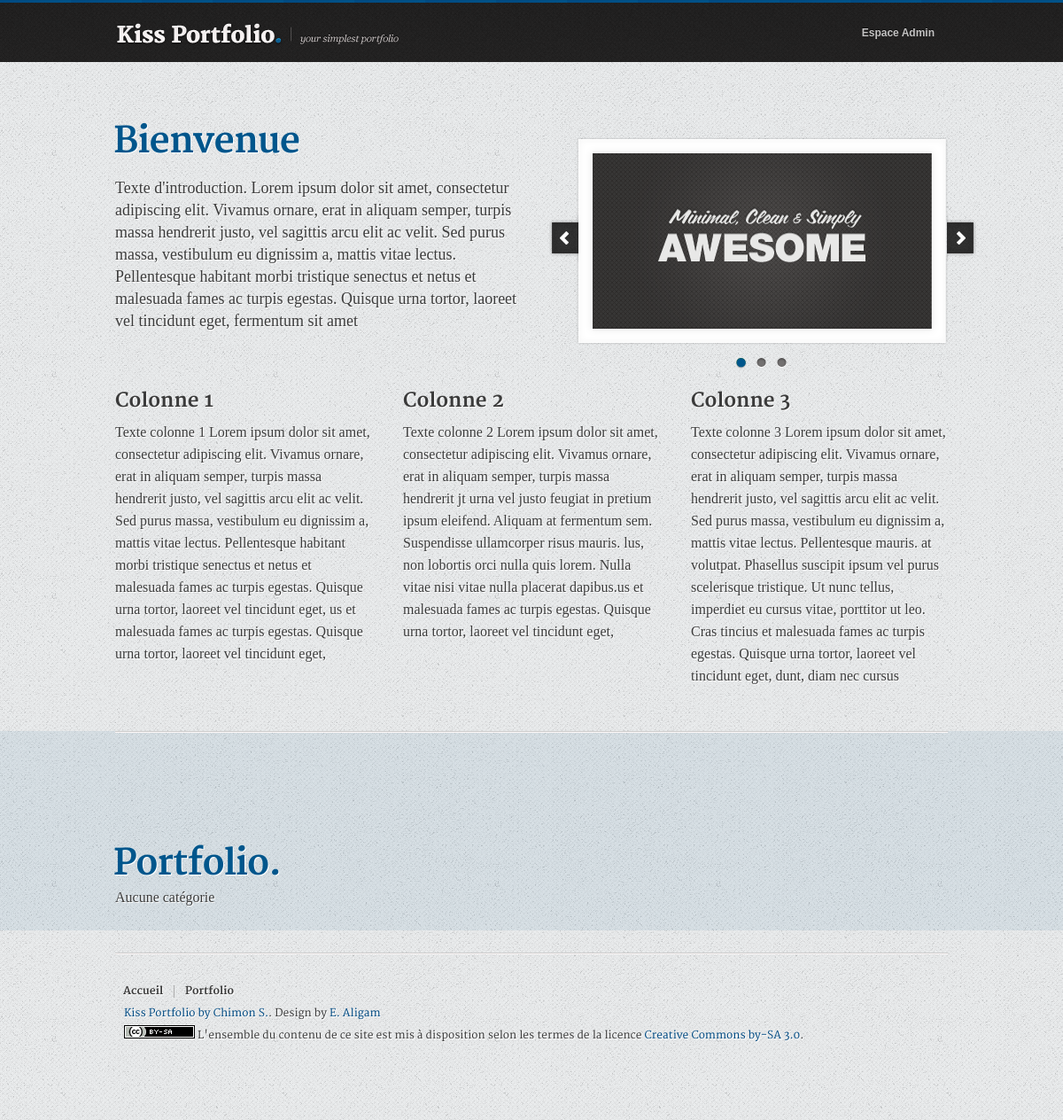
Before: / with the older database file.
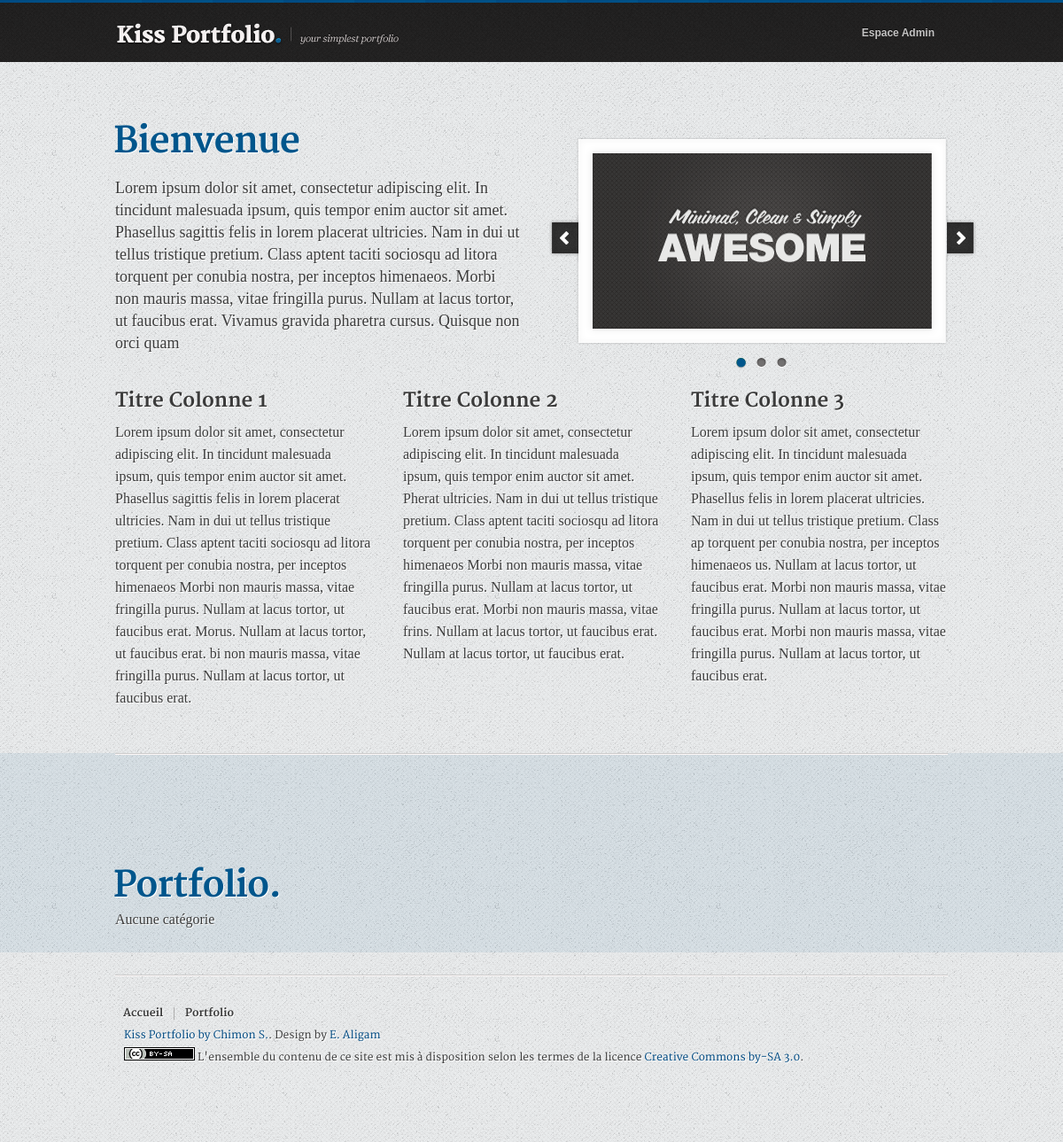
After: the same page with the newer database file.
### tables this page shows
CREATE TABLE "accueil" (
  "titre" varchar(255) ,
  "intro" varchar(255) ,
  "titre_colonne1" varchar(255) ,
  "texte_colonne1" varchar(255) ,
  "titre_colonne2" varchar(255) ,
  "texte_colonne2" varchar(255) ,
  "titre_colonne3" varchar(255),
  "texte_colonne3" varchar(255)
, "legende_image_1" VARCHAR, "legende_image_2" VARCHAR, "legende_image_3" VARCHAR, "url_image_1" VARCHAR, "url_image_2" VARCHAR, "url_image_3" VARCHAR);

### m/Bdd.php (called while the page is built, shortened)
<?php
class medoo
{
	protected $database_type = 'sqlite';
	public function __construct($database_name){try{$type=strtolower($this->database_type);switch($type){case 'mysql':case 'pgsql':$this->pdo=new PDO($type.':host='.$this->server.';dbname='.$database_name,$this->username,$this->password);break;case 'mssql':case 'sybase':$this->pdo=new PDO($type.':host='.$this->server.';dbname='.$database_name.','.$this->username.','.$this->password);break;case 'sqlite':$this->pdo=new PDO($type.':'.$database_name);break;}}catch(PDOException $e){echo $e->getMessage();}}public function query($query){$this->queryString=$query;return $this->pdo->query($query);}public function exec($query){$this->queryString=$query;return $this->pdo->exec($query);}public function quote($string){return $this->pdo->quote($string);}protected function array_quote($array){$temp=array();foreach($array as $value){$temp[]=is_int($value)?$value:$this->pdo->quote($value);}return implode($temp,',');}protected function inner_conjunct($data,$conjunctor,$outer_conjunctor){$haystack=array();foreach($data as $value){$haystack[]='('.$this->data_implode($value,$conjunctor).')';}return implode($outer_conjunctor.' ',$haystack);}protected function data_implode($data,$conjunctor,$outer_conjunctor=null){$wheres=array();foreach($data as $key=>$value){if(($key=='AND'||$key=='OR')&&is_array($value)){$wheres[]=0!==count(array_diff_key($value,array_keys(array_keys($value))))?'('.$this->data_implode($value,' '.$key).')':'('.$this->inner_conjunct($value,' '.$key,$conjunctor).')';}else{preg_match('/([\w]+)(\[(\>|\>\=|\<|\<\=|\!|\<\>)\])?/i',$key,$match);if(isset($match[3])){if($match[3]==''||$match[3]=='!'){$wheres[]=$match[1].' '.$match[3].'= '.$this->quote($value);}else{if($match[3]=='<>'){if(is_array($value)&&is_numeric($value[0])&&is_numeric($value[1])){$wheres[]=$match[1].' BETWEEN '.$value[0].' AND '.$value[1];}}else{if(is_numeric($value)){$wheres[]=$match[1].' '.$match[3].' '.$value;}}}}else{if(is_int($key)){$wheres[]=$this->quote($value);}else{$wheres[]=is_array($value)?$match[1].' IN ('.$this->array_quote($value).')':$match[1].' = '.$this->quote($value);}}}}return implode($conjunctor.' ',$wheres);}public function where_clause($where){$where_clause='';if(is_array($where)){$single_condition=array_diff_key($where,array_flip(array('AND','OR','GROUP','ORDER','HAVING','LIMIT','LIKE','MATCH')));if($single_condition!=array()){$where_clause=' WHERE '.$this->data_implode($single_condition,'');}if(isset($where['AND'])){$where_clause=' WHERE '.$this->data_implode($where['AND'],' AND ');}if(isset($where['OR'])){$where_clause=' WHERE '.$this->data_implode($where['OR'],' OR ');}if(isset($where['LIKE'])){$like_query=$where['LIKE'];if(is_array($like_query)){if(isset($like_query['OR'])||isset($like_query['AND'])){$connector=isset($like_query['OR'])?'OR':'AND';$like_query=isset($like_query['OR'])?$like_query['OR']:$like_query['AND'];}else{$connector='AND';}$clause_wrap=array();foreach($like_query as $column=>$keyword){if(is_array($keyword)){foreach($keyword as $key){$clause_wrap[]=$column.' LIKE '.$this->quote('%'.$key.'%');}}else{$clause_wrap[]=$column.' LIKE '.$this->quote('%'.$keyword.'%');}}$where_clause.=($where_clause!=''?' AND ':' WHERE ').'('.implode($clause_wrap,' '.$connector.' ').')';}}if(isset($where['MATCH'])){$match_query=$where['MATCH'];if(is_array($match_query)&&isset($match_query['columns'])&&isset($match_query['keyword'])){$where_clause.=($where_clause!=''?' AND ':' WHERE ').' MATCH ('.implode($match_query['columns'],', ').') AGAINST ('.$this->quote($match_query['keyword']).')';}}if(isset($where['GROUP'])){$where_clause.=' GROUP BY '.$where['GROUP'];}if(isset($where['ORDER'])){$where_clause.=' ORDER BY '.$where['ORDER'];if(isset($where['HAVING'])){$where_clause.=' HAVING '.$this->data_implode($where['HAVING'],'');}}if(isset($where['LIMIT'])){if(is_numeric($where['LIMIT'])){$where_clause.=' LIMIT '.$where['LIMIT'];}if(is_array($where['LIMIT'])&&is_numeric($where['LIMIT'][0])&&is_numeric($where['LIMIT'][1])){$where_clause.=' LIMIT '.$where['LIMIT'][0].','.$where['LIMIT'][1];}}}else{if($where!=null){$where_clause.=' '.$where;}}return $where_clause;}public function select($table,$columns,$where=null){if(is_callable($where)&&$callback==null){$callback=$where;$where='';}$query=$this->query('SELECT '.(is_array($columns)?implode(', ',$columns):$columns).' FROM '.$table.$this->where_clause($where));return $query?$query->fetchAll((is_string($columns)&&$columns!='*')?PDO::FETCH_COLUMN:PDO::FETCH_ASSOC):false;}public function insert($table,$data){$keys=implode(',',array_keys($data));$values=array();foreach($data as $key=>$value){$values[]=is_array($value)?serialize($value):$value;}$this->query('INSERT INTO '.$table.' ('.$keys.') VALUES ('.$this->data_implode(array_values($values),',').')');return $this->pdo->lastInsertId();}public function update($table,$data,$where=null){$fields=array();foreach($data as $key=>$value){if(is_array($value)){$fields[]=$key.'='.$this->quote(serialize($value));}else{preg_match('/([\w]+)(\[(\+|\-)\])?/i',$key,$match);if(isset($match[3])){if(is_numeric($value)){$fields[]=$match[1].' = '.$match[1].' '.$match[3].' '.$value;}}else{$fields[]=$key.' = '.$this->quote($value);}}}return $this->exec('UPDATE '.$table.' SET '.implode(',',$fields).$this->where_clause($where));}public function delete($table,$where){return $this->exec('DELETE FROM '.$table.$this->where_clause($where));}public function replace($table,$columns,$search=null,$replace=null,$where=null){if(is_array($columns)){$replace_query=array();foreach($columns as $column=>$replacements){foreach($replacements as $replace_search=>$replace_replacement){$replace_query[]=$column.' = REPLACE('.$column.', '.$this->quote($replace_search).', '.$this->quote($replace_replacement).')';}}$replace_query=implode(', ',$replace_query);$where=$search;}else{if(is_array($search)){$replace_query=array();foreach($search as $replace_search=>$replace_replacement){$replace_query[]=$columns.' = REPLACE('.$columns.', '.$this->quote($replace_search).', '.$this->quote($replace_replacement).')';}$replace_query=implode(', ',$replace_query);$where=$replace;}else{$replace_query=$columns.' = REPLACE('.$columns.', '.$this->quote($search).', '.$this->quote($replace).')';}}return $this->exec('UPDATE '.$table.' SET '.$replace_query.$this->where_clause($where));}public function get($table,$columns,$where=null){if(is_array($where)){$where['LIMIT']=1;}$data=$this->select($table,$columns,$where);return isset($data[0])?$data[0]:false;}public function has($table,$where){return $this->query('SELECT EXISTS(SELECT 1 FROM '.$table.$this->where_clause($where).')')->fetchColumn()==='1';}public function count($table,$where=null){return 0 +($this->query('SELECT COUNT(*) FROM '.$table.$this->where_clause($where))->fetchColumn());}public function max($table,$column,$where=null){return 0 +($this->query('SELECT MAX('.$column.') FROM '.$table.$this->where_clause($where))->fetchColumn());}public function min($table,$column,$where=null){return 0 +($this->query('SELECT MIN('.$column.') FROM '.$table.$this->where_clause($where))->fetchColumn());}public function avg($table,$column,$where=null){return 0 +($this->query('SELECT AVG('.$column.') FROM '.$table.$this->where_clause($where))->fetchColumn());}public function sum($table,$column,$where=null){return 0 +($this->query('SELECT SUM('.$column.') FROM '.$table.$this->where_clause($where))->fetchColumn());}public function error(){return $this->pdo->errorInfo();}public function last_query(){return $this->queryString;}public function version(){return $this->pdo->getAttribute(PDO::ATTR_SERVER_VERSION);}public function info(){return $this->pdo->getAttribute(PDO::ATTR_SERVER_INFO);}}
$database = new medoo('m/database.sqlite');
function get_categories_publiees(){
	try{
	global $database;
	$categories=$database->select("categories", "*", array("active"=>1, "ORDER"=>"cat_position"));
	}
	catch(Exception $e)
	{
		echo 'Echec de la recuperation des categories';
		exit();
	}
	return $categories;
}
function get_texte_accueil(){
	try{
	global $database;
	$accueil=$database->get("accueil", "*");
	}
	catch(Exception $e)
	{
		echo 'Echec de la recuperation du texte d\'accueil';
		exit();
	}
	return $accueil;
}

### index.php (the view, shortened to what this page needs)
<?php
require_once('m/Bdd.php');
$texte=get_texte_accueil();
include('v/v_header.php');
?>
		<div class="intro-box">
		   <h1><?php echo $texte['titre'] ?></h1>
		  <p class="intro"><?php echo $texte['intro'] ?></p>
		</div>
		<div class="slider-wrapper">
			<div id="slider" class="nivoSlider">
			</div>
		</div>
		<div class="row no-bottom-margin">
			<section class="col" id="gauche">
				<h2><?php echo $texte['titre_colonne1'] ?></h2>
				<p><?php echo $texte['texte_colonne1'] ?></p>
			</section>
			<section class="col mid">
				<h2><?php echo $texte['titre_colonne2'] ?></h2>
				<p><?php echo $texte['texte_colonne2'] ?></p>
			</section>
			<section class="col" id="droite">
				<h2><?php echo $texte['titre_colonne3'] ?></a></h2>
				<p><?php echo $texte['texte_colonne3'] ?></p>
			</section>
		</div>
	</section>
	</div>
	<div class="dark-bg">
	  <section id="portfolio" class="section-wrap">
			<h1>Portfolio.</h1>
			<?php
			if ($categories=get_categories_publiees()){
			foreach ($categories as $categorie) {
				echo "<h2>$categorie[cat_titre]</h2>";
				echo "<p>$categorie[cat_chapeau]</p>";
				if ($rubriques=get_rubriques_publiees($categorie['id_cat'])){
				echo '<ul class="folio-list clearfix">';
				foreach ($rubriques as $rubrique){
					?>
					<li class="folio-thumb">
					<div class="thumb">
						<a class="show-portfolio-text" href="#rub<?php echo $rubrique['id_rubrique']?>"><img src="images/thumbs/<?php echo $rubrique['rub_image']?>" alt="" width="258" height="168"/> </a>
					</div>
					<h3 class="entry-title"><?php echo $rubrique['rub_titre'];?></h3>
					<div style="display:none;">
						<div id="rub<?php echo $rubrique['id_rubrique']?>" class="portfoliodetail">
							<div>
								<h1 class="titre"><?php echo $rubrique['rub_titre'];?></h1>
								<p><?php echo $rubrique['rub_texte'];?></p>
								<?php
								if ($articles=get_articles_publies($rubrique['id_rubrique'])){
									echo '<h4>Fiches d\'activité et productions </h4><ul>';
									foreach ($articles as $article){
									?>
										<li><a href="<?php echo $article['art_url'];?>" target="_blank"><?php echo $article['art_titre'];?></a><span class="link-<?php echo $article['art_type_lien'];?>"></span><br />
										<?php echo $article['art_texte'];?>
										</li>
									<?php
									}
									echo '</ul>';
								}
								?>
							</div>
						</div>
					</div>
				</li>
				<?php
				}
				echo '</ul>';
				}
				else echo "<i>Aucune rubrique</i>";
			}
			}
			else echo "<i>Aucune catégorie</i>";
			?>
	  </section>
	</div>
<footer>
	<div class="footer-content">
		<ul class="footer-menu">
			<li><a href="#main">Accueil</a></li>
			<li><a href="#portfolio">Portfolio</a></li>
		</ul>
		<p class="footer-text"><a href="http://kiss-portfolio.chimon.fr">Kiss Portfolio by <a href="http://github.com/chimons">Chimon S.</a>. Design by <a href="http://www.Styleshout.com">E. Aligam</a></p>
		<p class="footer-text"><a rel="license" href="http://creativecommons.org/licenses/by-sa/3.0/deed.fr" target="_blank"><img alt="Creative Commons License" style="border-width:0" src="images/cc-by-sa.png"/></a> L'ensemble du contenu de ce site est mis à disposition selon les termes de la licence <a rel="license" href="http://creativecommons.org/licenses/by-sa/3.0/deed.fr" target="_blank">Creative Commons by-SA 3.0</a>.</p>
	</div>
</footer>
</div>
 </body>
</html>

### v/v_header.php (shortened to what this page needs)
<!DOCTYPE html>
<html>
<head>
	<link rel="stylesheet" href="css/style.css" type="text/css" media="screen" />
	<link rel="stylesheet" href="css/nivo-slider.css" type="text/css" />
	<link rel="stylesheet" href="css/jquery.fancybox-1.3.4.css" type="text/css" />
</head>
<body>
<div id="header-wrap">
	<header>
		<hgroup>
			<h1><a href="index.php">Kiss Portfolio</a></h1>
		</hgroup>
		<nav>
	 		 <ul>
		<?php if(isset($_SESSION['logged']) AND $_SESSION['logged']) { ?>
				<li><a href="index.php">Portfolio</a></li>
				<li><a href="admin.php?module=accueil">Accueil</a></li>
				<li><a href="admin.php?module=categories">Catégories</a></li>
				<li><a href="admin.php?module=rubriques">Rubriques</a></li>
				<li><a href="admin.php?module=articles">Articles</a></li>
				<li><a href="admin.php?logout">Déconnexion</a></li>
		<?php }
				else {?>
				<li><a href="admin.php">Espace Admin</a></li>
		<?php } ?>
			</ul>
		</nav>
	</header>
</div>
<div class="content-wrap">
	<div class="light-bg">
	<section id="main" class="section-wrap">

### css/nivo-slider.css (style rules this page uses)
.nivoSlider { position:relative; }

Changed rows visible on the page:
changed accueil "Bienvenue": intro "Texte d'introduction. Lorem ipsum dolor sit amet, consectetur adipiscing elit. Vivamus ornare, erat in aliquam semper, turpis massa hendrerit justo, vel sagittis arcu elit ac velit. Sed purus massa, vestibulum eu dignissim a, mattis vitae lectus. Pellentesque habitant morbi tristique senectus et netus et malesuada fames ac turpis egestas. Quisque urna tortor, laoreet vel tincidunt eget, fermentum sit amet" → "Lorem ipsum dolor sit amet, consectetur adipiscing elit. In tincidunt malesuada ipsum, quis tempor enim auctor sit amet. Phasellus sagittis felis in lorem placerat ultricies. Nam in dui ut tellus tristique pretium. Class aptent taciti sociosqu ad litora torquent per conubia nostra, per inceptos himenaeos. Morbi non mauris massa, vitae fringilla purus. Nullam at lacus tortor, ut faucibus erat. Vivamus gravida pharetra cursus. Quisque non orci quam"; titre_colonne1 "Colonne 1" → "Titre Colonne 1"; texte_colonne1 "Texte colonne 1 Lorem ipsum dolor sit amet, consectetur adipiscing elit. Vivamus ornare, erat in aliquam semper, turpis massa hendrerit justo, vel sagittis arcu elit ac velit. Sed purus massa, vestibulum eu dignissim a, mattis vitae lectus. Pellentesque habitant morbi tristique senectus et netus et malesuada fames ac turpis egestas. Quisque urna tortor, laoreet vel tincidunt eget, us et malesuada fames ac turpis egestas. Quisque urna tortor, laoreet vel tincidunt eget," → "Lorem ipsum dolor sit amet, consectetur adipiscing elit. In tincidunt malesuada ipsum, quis tempor enim auctor sit amet. Phasellus sagittis felis in lorem placerat ultricies. Nam in dui ut tellus tristique pretium. Class aptent taciti sociosqu ad litora torquent per conubia nostra, per inceptos himenaeos Morbi non mauris massa, vitae fringilla purus. Nullam at lacus tortor, ut faucibus erat. Morus. Nullam at lacus tortor, ut faucibus erat. bi non mauris massa, vitae fringilla purus. Nullam at lacus tortor, ut faucibus erat."; titre_colonne2 "Colonne 2" → "Titre Colonne 2"; texte_colonne2 "Texte colonne 2 Lorem ipsum dolor sit amet, consectetur adipiscing elit. Vivamus ornare, erat in aliquam semper, turpis massa hendrerit jt urna vel justo feugiat in pretium ipsum eleifend. Aliquam at fermentum sem. Suspendisse ullamcorper risus mauris. lus, non lobortis orci nulla quis lorem. Nulla vitae nisi vitae nulla placerat dapibus.us et malesuada fames ac turpis egestas. Quisque urna tortor, laoreet vel tincidunt eget," → "Lorem ipsum dolor sit amet, consectetur adipiscing elit. In tincidunt malesuada ipsum, quis tempor enim auctor sit amet. Pherat ultricies. Nam in dui ut tellus tristique pretium. Class aptent taciti sociosqu ad litora torquent per conubia nostra, per inceptos himenaeos Morbi non mauris massa, vitae fringilla purus. Nullam at lacus tortor, ut faucibus erat. Morbi non mauris massa, vitae frins. Nullam at lacus tortor, ut faucibus erat. Nullam at lacus tortor, ut faucibus erat."; titre_colonne3 "Colonne 3" → "Titre Colonne 3"; texte_colonne3 "Texte colonne 3 Lorem ipsum dolor sit amet, consectetur adipiscing elit. Vivamus ornare, erat in aliquam semper, turpis massa hendrerit justo, vel sagittis arcu elit ac velit. Sed purus massa, vestibulum eu dignissim a, mattis vitae lectus. Pellentesque mauris. at volutpat. Phasellus suscipit ipsum vel purus scelerisque tristique. Ut nunc tellus, imperdiet eu cursus vitae, porttitor ut leo. Cras tincius et malesuada fames ac turpis egestas. Quisque urna tortor, laoreet vel tincidunt eget, dunt, diam nec cursus" → "Lorem ipsum dolor sit amet, consectetur adipiscing elit. In tincidunt malesuada ipsum, quis tempor enim auctor sit amet. Phasellus felis in lorem placerat ultricies. Nam in dui ut tellus tristique pretium. Class ap torquent per conubia nostra, per inceptos himenaeos us. Nullam at lacus tortor, ut faucibus erat. Morbi non mauris massa, vitae fringilla purus. Nullam at lacus tortor, ut faucibus erat. Morbi non mauris massa, vitae fringilla purus. Nullam at lacus tortor, ut faucibus erat."
